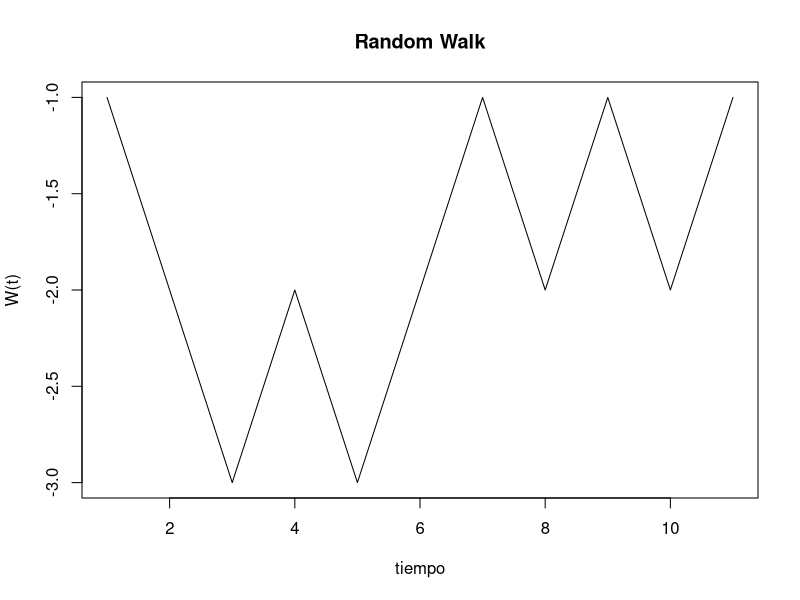
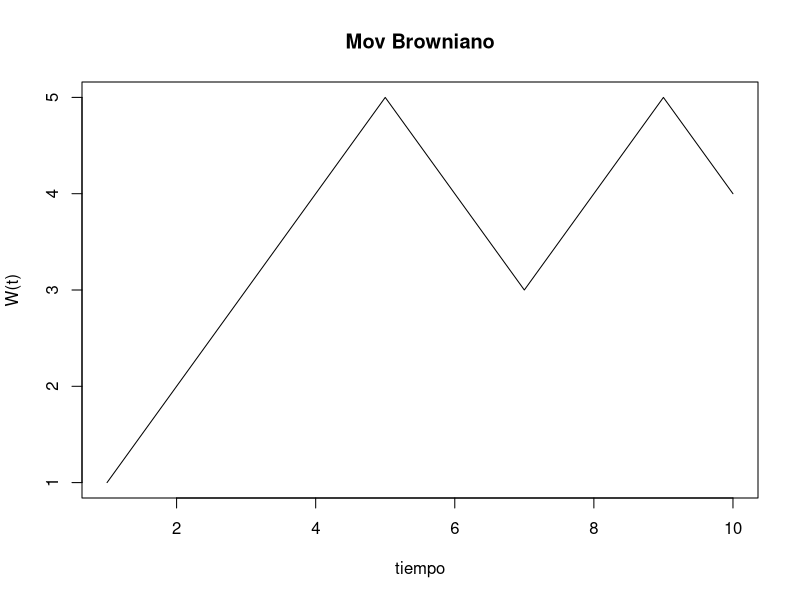
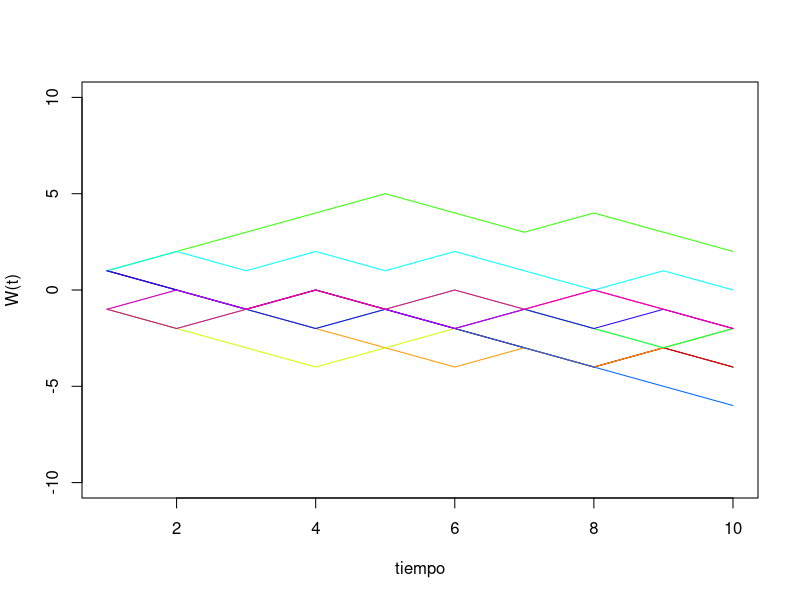
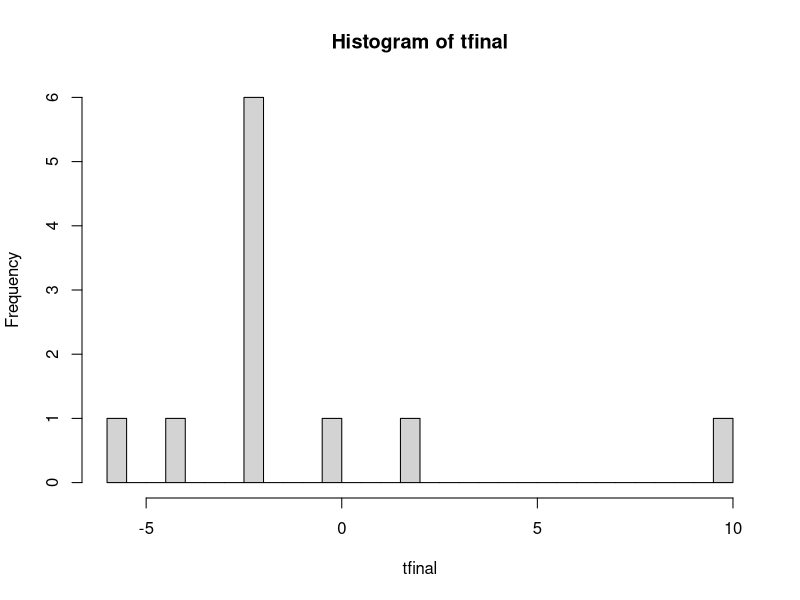
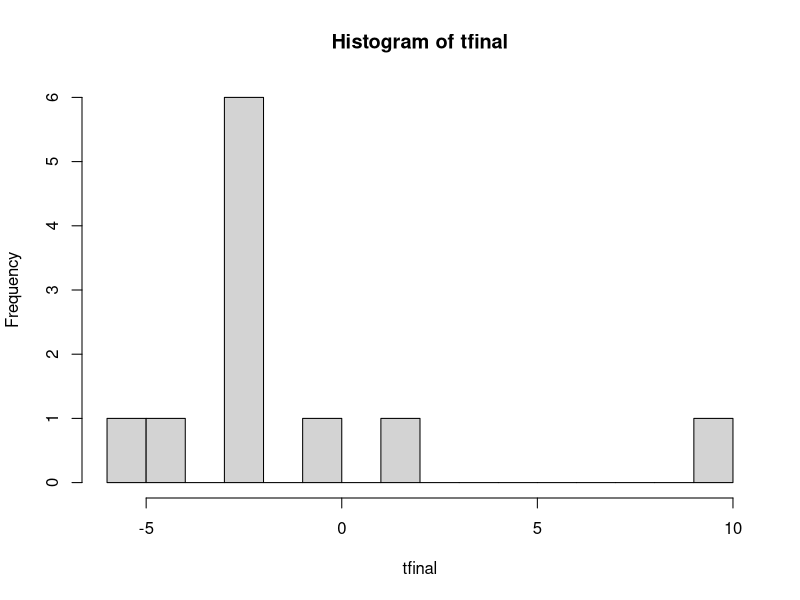

Generate these figures, in order, with R:

# Random Walk
# Simulation de random walk

# teoria:
# si d_N es la posicion neta despues de N movimientos, con n_1 movimientos
# y con n_2 movimientos a la izquierda, entonces la distrobucion de d_N = n_1 - n_2 es:

# P(d_N ) = N!/(n1!)(n2!) *  p^(n1) * q^(n2)

# y que E(d_N) = N(p-q)
# y Var(d_N) = 4Npq.


# Vamos a simular camino aleatorio 1D, para N=10.


rm(list = ls())
# numero de periodos
n_periods = 11
p = 0.5
q = 1- p

# FUNDAMENTO
# W(t) sera el valor del movimiento en el tiempo t.
# En cada momento t, se genera un estado. El estado s 
# puede ser 1 o -1 con probabilidad 0.5
# Asi, W(t) = W(t-1) + s



y <- w <- vector()
for (t in 1:n_periods ) {
  #y <- floor(runif(1, min=-1, max=1)) # crea 1 o -1 con igual probabilidad
  y <- sample(x = c(-1, 1), 1, replace = T, prob = c(q,p))
  w <- c(w, y)
  w_new <- cumsum(w)
}
plot(1:n_periods, w_new, 
     main="Random Walk", xlab="tiempo", ylab="W(t)",
     type="l")


# Convirtamos lo anterior en una funcion:
create_rw <- function(n_periods, p) {
  y <- w <- vector()
  for (t in 1:n_periods ) {
    y <- sample(x = c(-1, 1), 1, replace = T, prob = c(1-p,p))
    w <- c(w, y)
    w_new <- cumsum(w)
  }
  return(w_new)
}
simu1 <- create_rw(n_periods = 10, p=0.5)
plot(1:10, simu1, 
     main="Mov Browniano", xlab="tiempo", ylab="W(t)",
     type="l")


# Podemos hacer lo mismo pero para varios movimientos.
# numero de simulacions
n_sims = 10
n_periods = 10
sims <- matrix(NA, ncol=n_sims+1, nrow=n_periods)

for (i in 1:n_sims) {
  values <-  create_rw(n_periods = n_periods, p=0.5)
  sims[, i] <- values
}
sims[, n_sims+1] <- 1:n_periods

# Seteo del plot
plot(sims[, n_sims+1], sims[,1], type="l",
     xlab="tiempo", ylab="W(t)", ylim=c(-10, 10))
colors = rainbow(n_sims)
# add lines
for ( i in 1:n_sims) {
  lines(sims[, n_sims+1], sims[,i], type="l", col=colors[i])
}




# veamos la distrobucion de d_N
# tenemos que ver numero de veces en que d_N = -10, -9, ...., 9, 10
# para esto, es solo contar en la columna penultima de sims.
tfinal <- sims[n_periods, ]
hist(tfinal, 50)  # parece una distribucion binomial!


# y si ahora hacemos la simulacion con N=10000
hist(tfinal, 20)

# vemos que la distribucion de d_N comienza a parecer una normal 
mean(tfinal)   # da igual a 0.00509949 , mientras que valor teorico es: 10000(0.5-0.5)=0
var(tfinal) # da 10.90087, mientras que valor teorico es 4*10000*0.5*0.5 = 10,000

# BASTANTE SIMILAR!!!
